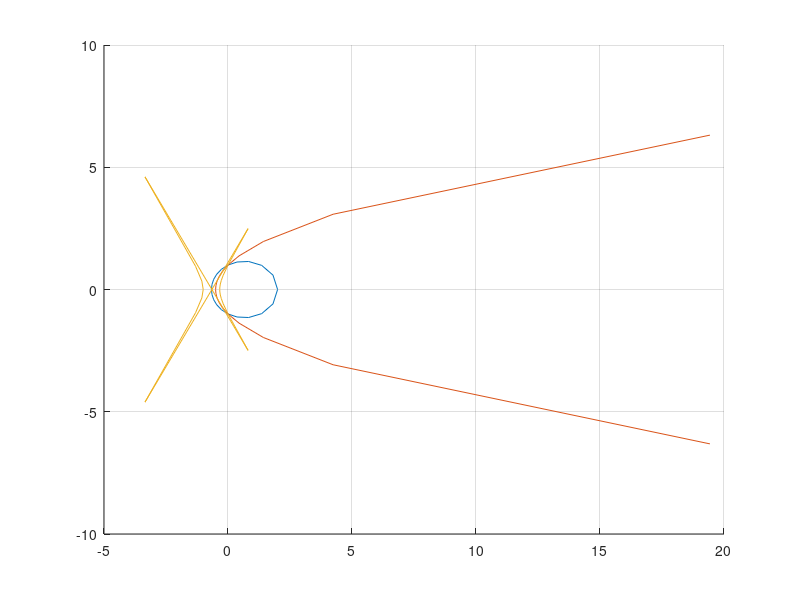

This figure's MATLAB source: (Note: this script raises an error after producing the figure.)
%% Sidorenkov Algebra HomeWork 5.


%% Task 1.
a = [1.3; -3.3; 0.5];
b = [4.2; 6.5; -2.7];
axb = cross(a, b)


%% Task 2.
axbPlusbxa = cross(a, b) + cross(b, a)


%% Task 3.
a = [3.5 0.1 0];
b = [0.5 2.1 0];
c = [-0.2 -1.9 2.8];
tripleProduct = dot(a, cross(b, c))


%% Task 4.
dotProduct = dot(a, b)


%% Task 5.
a = [1 2 3];
b = [4 5 6];
c = [8 8 8];
parallelepipedVolume = dot(a, cross(b, c))


%% Task 6.
a = [1 2 3];
b = [4 4 5 5];
c = a' * b


%% Task 7.
% e = 0.5.
f = -pi:0.1*pi:pi;
a = 1;
e = 0.5;
p = a ./ (1 - e .* cos(f));
[x, y] = pol2cart(f, p);
hold on
grid on
plot(x, y)
% hold off


% e = 1.
f = -pi:0.1*pi:pi;
a = 1;
e = 1;
p = a ./ (1 - e .* cos(f));
[x, y] = pol2cart(f, p);
% hold on
grid on
plot(x, y)
% hold off


% e = 2.
f = -pi:0.1*pi:pi;
a = 1;
e = 2;
p = a ./ (1 - e .* cos(f));
[x, y] = pol2cart(f, p);
% hold on
grid on
plot(x, y)
hold off


%% Task 8.
% e = 0.5.
f = -pi:0.05*pi:pi;
a = 1;
e = 0.5;
p = a ./ (1 - e .* cos(f));
p = p';
[x, y, z] = pol2cart(f, p, f);
figure
hold on
grid on
plot3(x, y, z)
hold off
view(30, 30)


% e = 1.
f = -pi:0.05*pi:pi;
a = 1;
e = 1;
p = a ./ (1 - e .* cos(f));
p = p';
[x, y, z] = pol2cart(f, p, f);
figure
hold on
grid on
plot3(x, y, z)
hold off
view(30, 30)


% e = 2.
f = -pi:0.05*pi:pi;
a = 1;
e = 2;
p = a ./ (1 - e .* cos(f));
p = p';
[x, y, z] = pol2cart(f, p, f);
figure
hold on
grid on
plot3(x, y, z)
hold off
view(30, 30)


%% Task 9.
f = -pi:0.01*pi:pi;
%g = 0:0.01*pi:2*pi;
p = 1;
[x, y, z] = sph2cart(f, f', p);
figure
hold on
grid on
plot3(x, y, z)
hold off
view(30, 30)


%% Task 10.
f = -pi:0.01*pi:pi;
%g = 0:0.01*pi:2*pi;
p = 1;
[x, y, z] = sph2cart(f', f, p);
figure
hold on
grid on
plot3(x, y, z)
hold off
view(30, 30)

